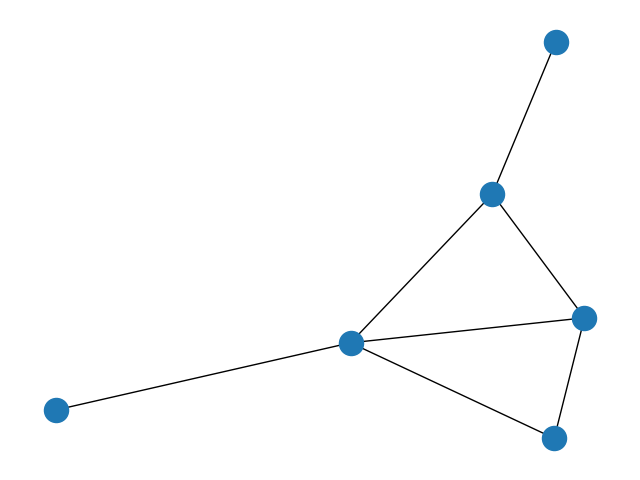

Write the Python code that produced this figure.
#!/usr/bin/python3
import networkx as nx
import matplotlib.pyplot as plt
G = nx.Graph()   # an empty undirected graph

n = 6   # number of nodes
p = 0.5 # probability for edge creation
G = nx.erdos_renyi_graph(n, p) # function to create random graph. By default it creates undirected graph
print(G.nodes)
print(G.edges)
nx.draw(G)
plt.show()
